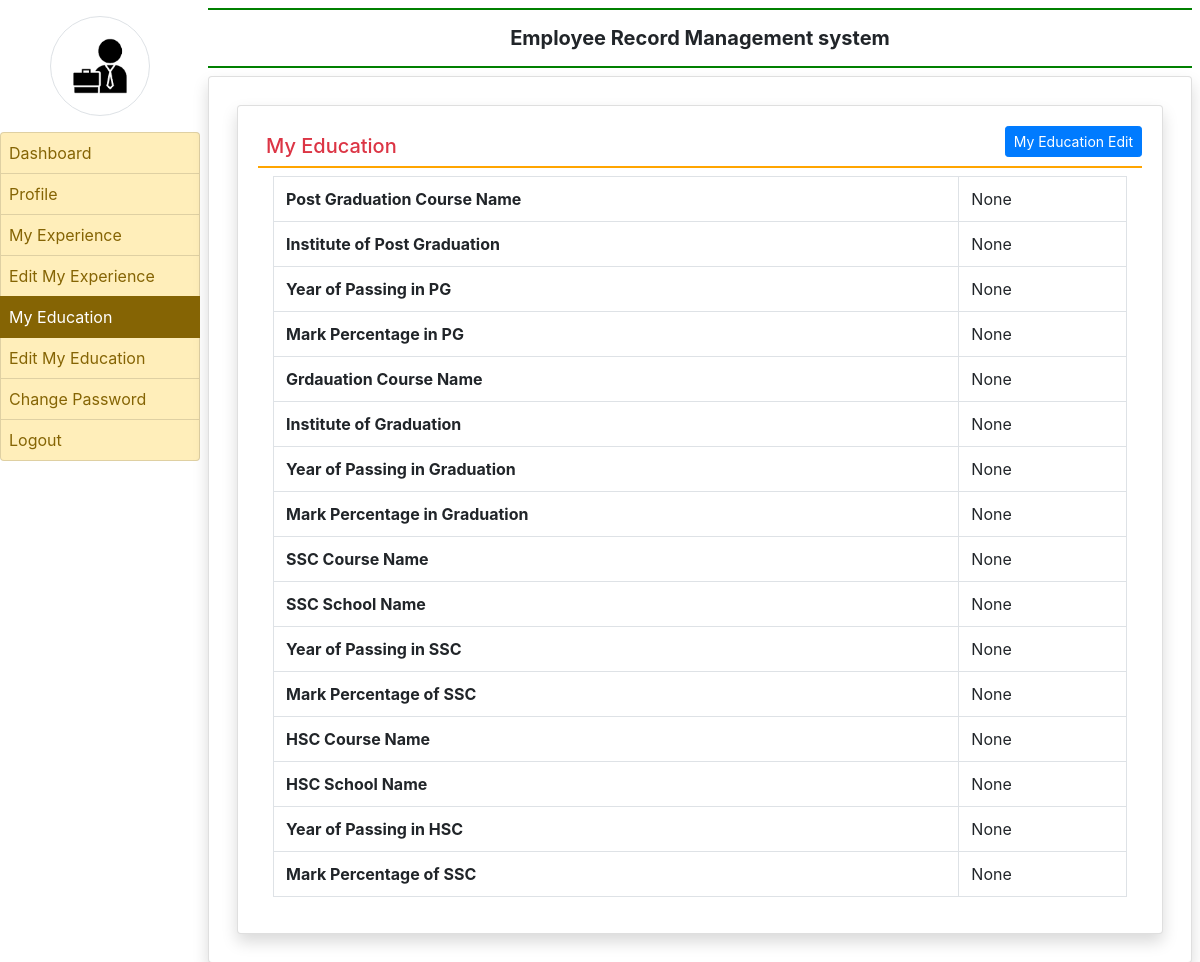
The app's page /my_education/ (signed in) with its own data.
### employee/models.py (models this page shows, shortened)
class EmployeeEducation(models.Model):
    user = models.ForeignKey(User, on_delete=models.CASCADE)
    coursepg = models.CharField(max_length=100, null=True)
    schoolpg = models.CharField(max_length=200, null=True)
    yearofpassingpg = models.CharField(max_length=20, null=True)
    percentagepg = models.CharField(max_length=30, null=True)
    coursegra = models.CharField(max_length=100, null=True)
    schoolgra = models.CharField(max_length=200, null=True)
    yearofpassinggra = models.CharField(max_length=20, null=True)
    percentagegra = models.CharField(max_length=30, null=True)
    coursessc = models.CharField(max_length=100, null=True)
    schoolssc = models.CharField(max_length=200, null=True)
    yearofpassingssc = models.CharField(max_length=20, null=True)
    percentagessc = models.CharField(max_length=30, null=True)
    coursehsc = models.CharField(max_length=100, null=True)
    schoolhsc = models.CharField(max_length=200, null=True)
    yearofpassinghsc = models.CharField(max_length=20, null=True)
    percentagehsc = models.CharField(max_length=30, null=True)

### employee/views.py (the view)
# urls.py: path('my_education/', my_education, name='my_education'),
def my_education(request):
    if not request.user.is_authenticated:
        return redirect('emp_login')
    user = request.user
    education = EmployeeEducation.objects.get(user=user)
    return render(request,'my_education.html', locals())

### employee/templates/my_education.html
{% extends 'emp_base.html' %}
{%block main %}
<div class="card shadow m-2">
    <div class="card-body">
        <a href="{% url 'education_edit' %}" class="btn btn-primary float-right btn-sm">My Education Edit</a>
        <h5 class="p-2 text-danger" style="border-bottom : 2px solid orange"> My Education</h5>
        <div class="container-fluid">
            <table class="table table-bordered">
                <tr>
                <th>Post Graduation Course Name</th>
                <td>{{education.coursepg}}</td>
                </tr>
                 <tr>
                <th>Institute of Post Graduation</th>
                <td>{{education.schoolpg}}</td>
                </tr>
                <tr>
                <th>Year of Passing in PG</th>
                <td>{{education.yearofpassingpg}}</td>
                </tr>
                <tr>
                <th>Mark Percentage in PG</th>
                <td>{{education.percentagepg}}</td>
                </tr>
                <tr>
                <th>Grdauation Course Name</th>
                <td>{{education.coursegra}}</td>
                </tr>
                <tr>
                <th>Institute of Graduation</th>
                <td>{{education.schoolgra}}</td>
                </tr>
                <tr>
                <th>Year of Passing in Graduation</th>
                <td>{{education.yearofpassinggra}}</td>
                </tr>
                <tr>
                <th>Mark Percentage in Graduation</th>
                <td>{{education.percentagegra}}</td>
                </tr>
                <tr>
                <th>SSC Course Name</th>
                <td>{{education.coursessc}}</td>
                </tr>
                <tr>
                <th>SSC School Name</th>
                <td>{{education.schoolssc}}</td>
                </tr>
                <tr>
                <th>Year of Passing in SSC</th>
                <td>{{education.yearofpassingssc}}</td>
                </tr>
                <tr>
                <th>Mark Percentage of SSC</th>
                <td>{{education.percentagessc}}</td>
                </tr>
                <tr>
                <th>HSC Course Name</th>
                <td>{{education.coursehsc}}</td>
                </tr>
                <tr>
                <th>HSC School Name</th>
                <td>{{education.schoolhsc}}</td>
                </tr>
                <tr>
                <th>Year of Passing in HSC</th>
                <td>{{education.yearofpassinghsc}}</td>
                </tr>
                <tr>
                <th>Mark Percentage of SSC</th>
                <td>{{education.percentagehsc}}</td>
                </tr>
            </table>
        </div>
    </div>
</div>
{% endblock %}

### records on screen
EmployeeEducation: coursepg "None", schoolpg "None", yearofpassingpg "None", percentagepg "None", coursegra "None", schoolgra "None", yearofpassinggra "None", percentagegra "None", coursessc "None", schoolssc "None", yearofpassingssc "None", percentagessc "None", coursehsc "None", schoolhsc "None", yearofpassinghsc "None", percentagehsc "None"
